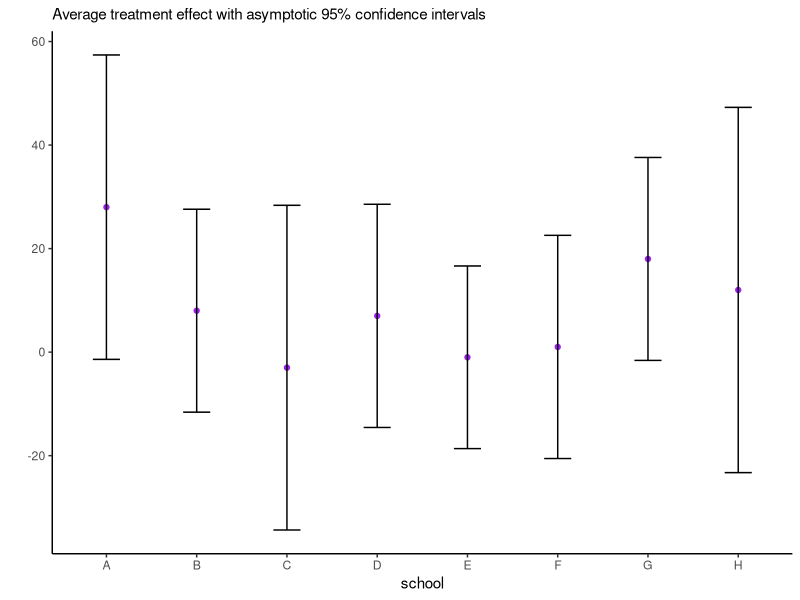
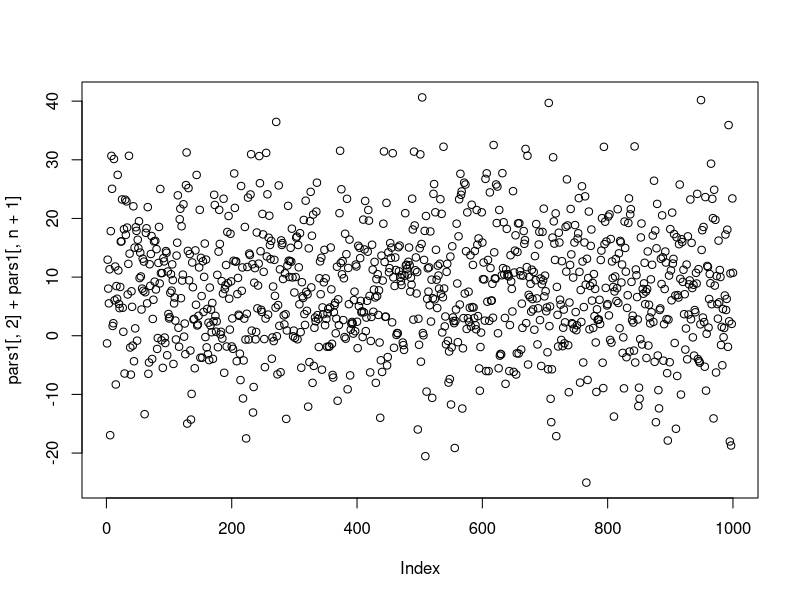
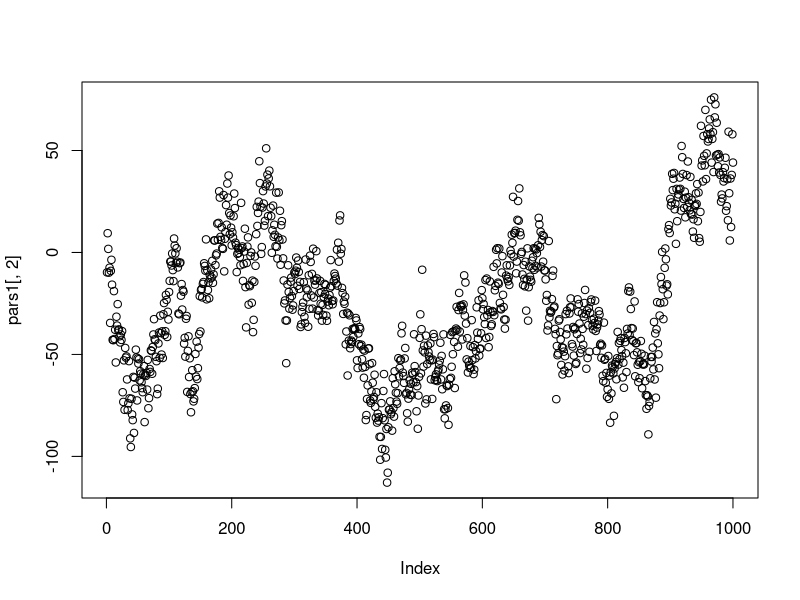
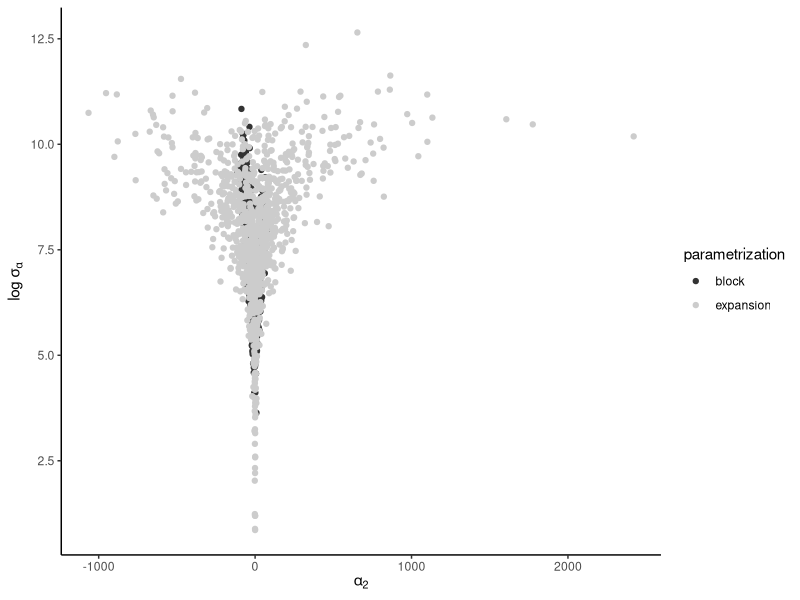

Source code (R) for these figures, in order:
## ---- chunk 1
#| eval: true
#| echo: false
library(ggplot2)
es <- data.frame(school = LETTERS[1:8], 
                 y = c(28, 8, -3, 7, -1, 1, 18, 12), 
                 se = c(15, 10, 16, 11, 9, 11, 10, 18))
ggplot(es, aes(x = school, y = y)) +
  geom_point(col = "purple") +
  geom_errorbar(aes(ymin = y - 1.96*se, ymax = y + 1.96*se), width = 0.3) +
  labs(x = "school", y = "",
       subtitle = "Average treatment effect with asymptotic 95% confidence intervals") +
  theme_classic()
## ---- chunk 2
#| eval: true
#| echo: true

# Eight school data
es <- data.frame(school = LETTERS[1:8], 
                 y = c(28, 8, -3, 7, -1, 1, 18, 12), 
                 se = c(15, 10, 16, 11, 9, 11, 10, 18))
n <- nrow(es)
B <- 1e3L
set.seed(80601)
# Starting values
alpha <- rnorm(0, sd = 0.01)
mu <- mean(es$y)
sigma_al <- sqrt(var(es$y) - mean(es$se))
pars1 <- matrix(NA, nrow = B, ncol = n + 2)
var_mu <- 1/sum(1/es$se^2)
for(b in seq_len(B)){
  var_al <- 1/(1/es$se^2 + 1/sigma_al^2)
  pars1[b, 1:n] <- alpha <- rnorm(n = n, mean = var_al * (es$y - mu)/es$se^2, sd = sqrt(var_al))
  pars1[b, n + 1] <- mu <- rnorm(n = 1, mean = var_mu * sum((es$y - alpha)/es$se^2), sd = sqrt(var_mu)) 
  pars1[b, n + 2] <- sigma_al <- sum(alpha^2) / rchisq(1, df = n - 1) 
}

## Sampler 2
# Same model, with joint updates
set.seed(80601)
# Starting values
alpha <- rnorm(0, sd = 0.01)
mu <- mean(es$y)
sigma_al <- sqrt(var(es$y) - mean(es$se))
pars2 <- matrix(NA, nrow = B, ncol = n + 2)
for(b in seq_len(B)){
  var_al <- 1/(1/es$se^2 + 1/sigma_al^2)
  # Sample from joint of alpha, mu
  # by taking p(alpha | sigma_al, y) * p(mu | alpha, sigma_al, y)
  pars2[b, 1:n] <- alpha <- rnorm(n = n, mean = var_al * es$y/es$se^2, sd = sqrt(var_al))
  pars2[b, n + 1] <- mu <- rnorm(n = 1, mean = var_mu * sum((es$y - alpha)/es$se^2), sd = sqrt(var_mu)) 
  pars2[b, n + 2] <- sigma_al <- sum(alpha^2) / rchisq(1, df = n - 1) 
}

# Parameter expansion - V+PX sampler
a <- 1
pars3 <- matrix(NA, nrow = B, ncol = n + 3)
for(b in seq_len(B)){
  var_al <- 1/(1/es$se^2 + 1/sigma_al^2)
  # Sample from joint of alpha, mu
  # by taking p(alpha | sigma_al, y) * p(mu | alpha, sigma_al, y)
  alpha_st <- rnorm(n = n, mean = var_al * es$y/es$se^2, sd = sqrt(var_al))
  pars3[b, n + 1] <- mu <- rnorm(n = 1, mean = var_mu * sum((es$y - alpha)/es$se^2), sd = sqrt(var_mu)) 
  pars3[b, n + 2] <- sigma_al_st <- sum(alpha_st^2) / rchisq(1, df = n - 1) 
  pars3[b, n + 3] <- a <- rnorm(n = 1, mean = sum(alpha_st*(es$y-mu)/es$se^2)/sum(alpha_st^2/es$se^2), 
                                sd = sum(alpha_st^2/es$se^2))
  pars3[b, 1:n] <- alpha_st*a
  pars3[b, n + 2] <- sigma_al <- abs(a)*sigma_al_st
}
## ---- chunk 3
#| eval: true
#| echo: true
# Compare trace plots for mu + alpha
plot(pars1[, 2] + pars1[, n+1])
plot(pars1[, 2])
# Funnel behaviour
ggplot(
  data = data.frame(
   beta2 = c(pars1[,2], pars3[,2]), 
   sigma = c(pars1[,n+2], pars3[,n+2]),
   parametrization = rep(c("block","expansion"), each = B)),
  mapping = aes(x = beta2, y = log(sigma), color = parametrization)) +
  geom_point() +
  scale_color_grey() +
  labs(x = expression(alpha[2]), y = expression("log"~sigma[alpha])) +
  theme_classic()
